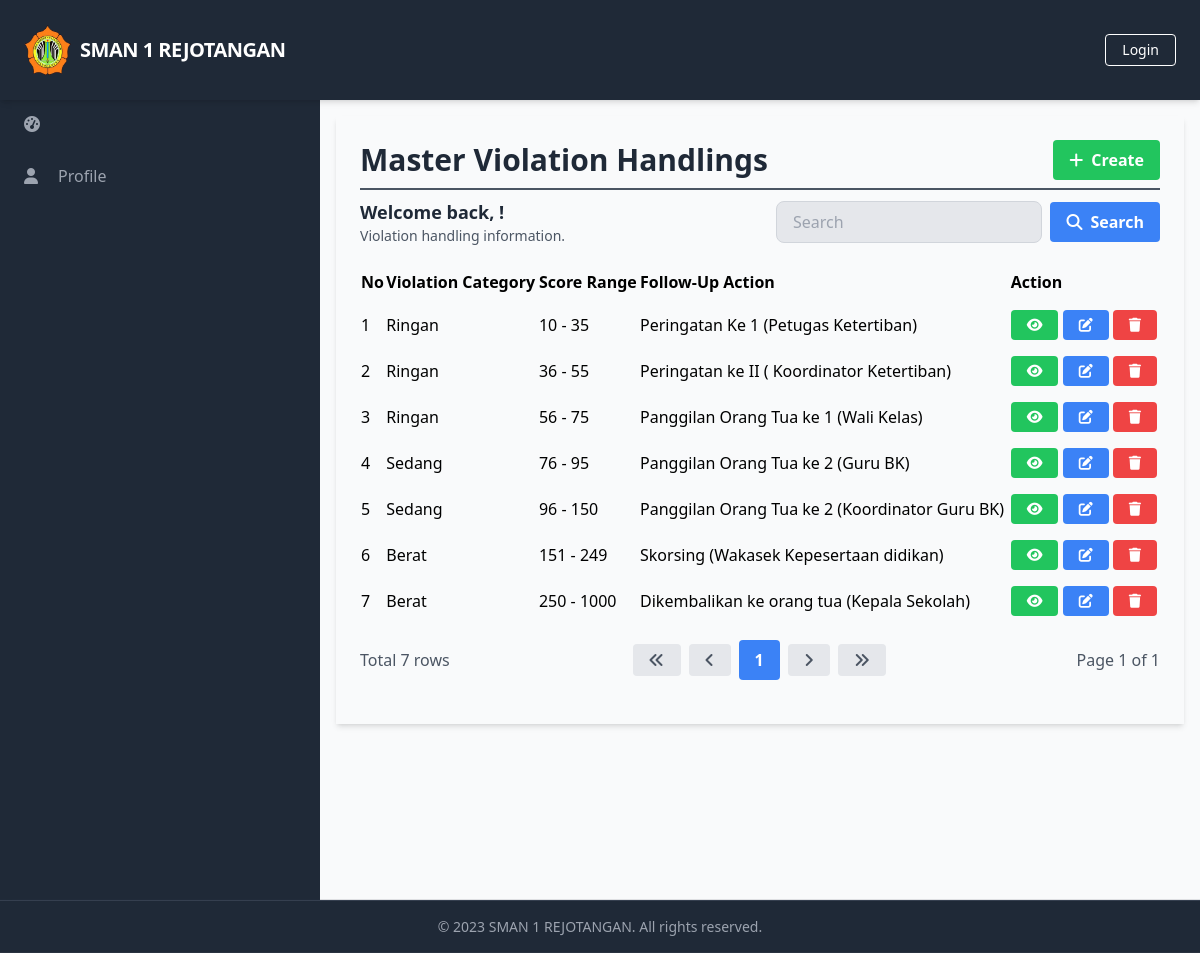
The app's page /manage_master_violationhandlings/manage_master_violationhandlings_list.php with its own data.
### tables this page shows
CREATE TABLE `MasterViolationHandlings` (
  `HandlingID` int(11) NOT NULL,
  `ViolationCategory` varchar(255) NOT NULL,
  `ScoreRangeBottom` int(11) NOT NULL,
  `ScoreRangeTop` int(11) NOT NULL,
  `FollowUpAction` varchar(255) NOT NULL
);

### database/connection.php (called while the page is built, shortened)
<?php
$baseUrl = "http://localhost/final_project_imam_2023/";

### public/manage_master_violationhandlings/manage_master_violationhandlings_list.php (the view, shortened to what this page needs)
<?php
require_once('../../database/connection.php');
?>
<?php include_once('../components/header.php'); ?>
<div class="h-screen flex flex-col">
    <?php include('../components/navbar.php'); ?>
    <div class="flex-grow bg-gray-50 flex flex-row shadow-md">
        <?php include('../components/sidebar.php'); ?>
        <main class="bg-gray-50 flex flex-col flex-1 overflow-y-scroll h-screen flex-shrink-0 sc-hide pb-40">
            <div class="flex items-start justify-start p-6 shadow-md m-4 flex-1 flex-col">
                <div class="flex flex-row justify-between items-center w-full border-b-2 border-gray-600 mb-2 pb-2">
                    <h1 class="text-3xl text-gray-800 font-semibold w-full">Master Violation Handlings</h1>
                    <div class="flex flex-row justify-end items-center">
                        <a href="<?php echo $baseUrl; ?>public/manage_master_violationhandlings/manage_master_violationhandlings_create.php" class="bg-green-500 hover-bg-green-700 text-white font-bold py-2 px-4 rounded inline-flex items-center">
                            <i class="fas fa-plus mr-2"></i>
                            <span>Create</span>
                        </a>
                    </div>
                </div>
                <div class="flex flex-col w-full">
                    <div class="flex flex-row justify-between items-center w-full mb-2 pb-2">
                        <div>
                            <h2 class="text-lg text-gray-800 font-semibold">Welcome back, <?php echo $_SESSION['FullName']; ?>!</h2>
                            <p class="text-gray-600 text-sm">Violation handling information.</p>
                        </div>
                        <form class="flex items-center justify-end space-x-2 w-96">
                            <input type="text" name="search" class="bg-gray-200 focus-bg-white focus-outline-none border border-gray-300 rounded-lg py-2 px-4 block w-full appearance-none leading-normal" placeholder="Search" value="<?php echo isset($_GET['search']) ? $_GET['search'] : ''; ?>">
                            <button type="submit" class="bg-blue-500 hover-bg-blue-700 text-white font-bold py-2 px-4 rounded space-x-2 inline-flex items-center">
                                <i class="fas fa-search"></i>
                                <span>Search</span>
                            </button>
                        </form>
                    </div>
                    <table class="min-w-full">
                        <thead>
                            <tr>
                                <th class="text-left py-2">No</th>
                                <th class="text-left py-2">Violation Category</th>
                                <th class="text-left py-2">Score Range</th>
                                <th class="text-left py-2">Follow-Up Action</th>
                                <th class="text-left py-2">Action</th>
                            </tr>
                        </thead>
                        <tbody>
                            <?php
                            $searchTerm = isset($_GET['search']) ? $_GET['search'] : '';
                            $page = isset($_GET['page']) ? $_GET['page'] : 1;
                            $query = "SELECT * FROM MasterViolationHandlings WHERE ViolationCategory LIKE '%$searchTerm%' LIMIT 15 OFFSET " . ($page - 1) * 15;
                            $result = $conn->query($query);
                            $queryCount = "SELECT COUNT(*) AS count FROM MasterViolationHandlings WHERE ViolationCategory LIKE '%$searchTerm%'";
                            $resultCount = $conn->query($queryCount);
                            $rowCount = $resultCount->fetch_assoc()['count'];
                            $totalPage = ceil($rowCount / 15);
                            $no = 1;
                            while ($row = $result->fetch_assoc()) {
                            ?>
                                <tr>
                                    <td class="py-2"><?php echo $no++; ?></td>
                                    <td class="py-2"><?php echo $row['ViolationCategory']; ?></td>
                                    <td class="py-2"><?php echo $row['ScoreRangeBottom'] . ' - ' . $row['ScoreRangeTop']; ?></td>
                                    <td class="py-2"><?php echo $row['FollowUpAction']; ?></td>
                                    <td class='py-2'>
                                        <a href="<?php echo $baseUrl; ?>public/manage_master_violationhandlings/manage_master_violationhandlings_detail.php?id=<?php echo $row['HandlingID'] ?>" class='bg-green-500 hover-bg-green-700 text-white font-bold py-2 px-4 rounded inline-flex items-center text-sm'>
                                            <i class='fas fa-eye'></i>
                                        </a>
                                        <a href="<?php echo $baseUrl; ?>public/manage_master_violationhandlings/manage_master_violationhandlings_update.php?id=<?php echo $row['HandlingID'] ?>" class='bg-blue-500 hover-bg-blue-700 text-white font-bold py-2 px-4 rounded inline-flex items-center text-sm'>
                                            <i class='fas fa-edit'></i>
                                        </a>
                                        <a href="#" onclick="confirmDelete(<?php echo $row['HandlingID']; ?>)" class='bg-red-500 hover-bg-red-700 text-white font-bold py-2 px-4 rounded inline-flex items-center text-sm'>
                                            <i class='fas fa-trash'></i>
                                        </a>
                                    </td>
                                </tr>
                            <?php
                            }
                            ?>
                        </tbody>
                    </table>
                    <div class="flex flex-row justify-between items-center w-full mt-4">
                        <div class="flex flex-row justify-start items-center">
                            <span class="text-gray-600">Total <?php echo $rowCount; ?> rows</span>
                        </div>
                        <div class="flex flex-row justify-end items-center space-x-2">
                            <a href="?page=1&search=<?php echo $searchTerm; ?>" class="bg-gray-200 hover-bg-gray-300 text-gray-600 font-bold py-2 px-4 rounded inline-flex items-center">
                                <i class="fas fa-angle-double-left"></i>
                            </a>
                            <a href="?page=<?php if ($page == 1) {
                                                echo $page;
                                            } else {
                                                echo $page - 1;
                                            } ?>&search=<?php echo $searchTerm; ?>" class="bg-gray-200 hover-bg-gray-300 text-gray-600 font-bold py-2 px-4 rounded inline-flex items-center">
                                <i class="fas fa-angle-left"></i>
                            </a>
                            <?php
                            $startPage = $page - 2;
                            $endPage = $page + 2;
                            if ($startPage < 1) {
                                $endPage += abs($startPage) + 1;
                                $startPage = 1;
                            }
                            if ($endPage > $totalPage) {
                                $startPage -= $endPage - $totalPage;
                                $endPage = $totalPage;
                            }
                            if ($startPage < 1) {
                                $startPage = 1;
                            }
                            for ($i = $startPage; $i <= $endPage; $i++) {
                                if ($i == $page) {
                                    echo "<a href='?page=$i&search=$searchTerm' class='bg-blue-500 hover-bg-blue-700 text-white font-bold py-2 px-4 rounded inline-flex items-center'>$i</a>";
                                } else {
                                    echo "<a href='?page=$i&search=$searchTerm' class='bg-gray-200 hover-bg-gray-300 text-gray-600 font-bold py-2 px-4 rounded inline-flex items-center'>$i</a>";
                                }
                            }
                            ?>
                            <a href="?page=<?php if ($page == $totalPage) {
                                                echo $page;
                                            } else {
                                                echo $page + 1;
                                            } ?>&search=<?php echo $searchTerm; ?>" class="bg-gray-200 hover-bg-gray-300 text-gray-600 font-bold py-2 px-4 rounded inline-flex items-center">
                                <i class="fas fa-angle-right"></i>
                            </a>
                            <a href="?page=<?php echo $totalPage; ?>&search=<?php echo $searchTerm; ?>" class="bg-gray-200 hover-bg-gray-300 text-gray-600 font-bold py-2 px-4 rounded inline-flex items-center">
                                <i class="fas fa-angle-double-right"></i>
                            </a>
                        </div>
                        <div class="flex flex-row justify-end items-center ml-2">
                            <span class="text-gray-600">Page <?php echo $page; ?> of <?php echo $totalPage; ?></span>
                        </div>
                    </div>
                </div>
        </main>
    </div>
    <?php include('../components/footer.php'); ?>
</div>
</body>
</html>

### records on screen
masterviolationhandlings: ViolationCategory "Ringan", ScoreRangeBottom "10", ScoreRangeTop "35", FollowUpAction "Peringatan Ke 1 (Petugas Ketertiban)"
masterviolationhandlings: ViolationCategory "Ringan", ScoreRangeBottom "36", ScoreRangeTop "55", FollowUpAction "Peringatan ke II ( Koordinator Ketertiban)"
masterviolationhandlings: ViolationCategory "Ringan", ScoreRangeBottom "56", ScoreRangeTop "75", FollowUpAction "Panggilan Orang Tua ke 1 (Wali Kelas)"
masterviolationhandlings: ViolationCategory "Sedang", ScoreRangeBottom "76", ScoreRangeTop "95", FollowUpAction "Panggilan Orang Tua ke 2 (Guru BK)"
masterviolationhandlings: ViolationCategory "Sedang", ScoreRangeBottom "96", ScoreRangeTop "150", FollowUpAction "Panggilan Orang Tua ke 2 (Koordinator Guru BK)"
masterviolationhandlings: ViolationCategory "Berat", ScoreRangeBottom "151", ScoreRangeTop "249", FollowUpAction "Skorsing (Wakasek Kepesertaan didikan)"
masterviolationhandlings: ViolationCategory "Berat", ScoreRangeBottom "250", ScoreRangeTop "1000", FollowUpAction "Dikembalikan ke orang tua (Kepala Sekolah)"

### other values on screen
$baseTitle "SMAN 1 REJOTANGAN"
$rowCount "7"
$page "1"
$totalPage "1"
